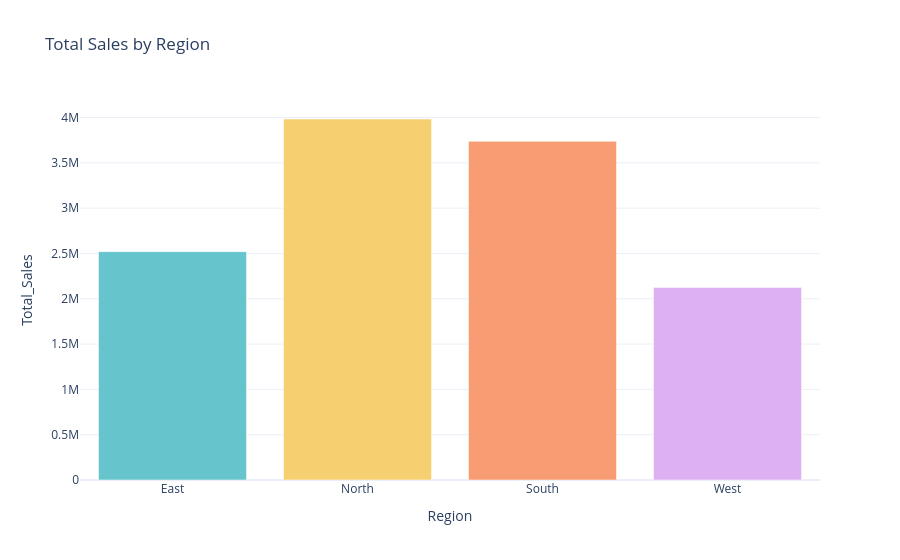

Here is the notebook cell this chart was saved with:
### Code cell
# Interactive bar chart - Sales by Region
region_sales = df.groupby('Region')['Total_Sales'].sum().reset_index()

fig = px.bar(
    region_sales,
    x='Region',
    y='Total_Sales',
    title='Total Sales by Region',
    color='Region',
    color_discrete_sequence=px.colors.qualitative.Pastel
)
fig.update_layout(template='plotly_white', showlegend=False)
fig.show()

### Figure 1 — Plotly figure (JSON) as saved in the notebook; plotly's stock layout.template omitted (floating-point values rounded to 4 significant figures)
{"data": [{"hovertemplate": "Region=%{x}<br>Total_Sales=%{y}<extra></extra>", "legendgroup": "East", "marker": {"color": "rgb(102, 197, 204)", "pattern": {"shape": ""}}, "name": "East", "orientation": "v", "showlegend": true, "textposition": "auto", "type": "bar", "x": ["East"], "xaxis": "x", "y": [2519639], "yaxis": "y"}, {"hovertemplate": "Region=%{x}<br>Total_Sales=%{y}<extra></extra>", "legendgroup": "North", "marker": {"color": "rgb(246, 207, 113)", "pattern": {"shape": ""}}, "name": "North", "orientation": "v", "showlegend": true, "textposition": "auto", "type": "bar", "x": ["North"], "xaxis": "x", "y": [3983635], "yaxis": "y"}, {"hovertemplate": "Region=%{x}<br>Total_Sales=%{y}<extra></extra>", "legendgroup": "South", "marker": {"color": "rgb(248, 156, 116)", "pattern": {"shape": ""}}, "name": "South", "orientation": "v", "showlegend": true, "textposition": "auto", "type": "bar", "x": ["South"], "xaxis": "x", "y": [3737852], "yaxis": "y"}, {"hovertemplate": "Region=%{x}<br>Total_Sales=%{y}<extra></extra>", "legendgroup": "West", "marker": {"color": "rgb(220, 176, 242)", "pattern": {"shape": ""}}, "name": "West", "orientation": "v", "showlegend": true, "textposition": "auto", "type": "bar", "x": ["West"], "xaxis": "x", "y": [2123922], "yaxis": "y"}], "layout": {"barmode": "relative", "legend": {"title": {"text": "Region"}, "tracegroupgap": 0}, "showlegend": false, "title": {"text": "Total Sales by Region"}, "xaxis": {"anchor": "y", "categoryarray": ["East", "North", "South", "West"], "categoryorder": "array", "domain": [0, 1], "title": {"text": "Region"}}, "yaxis": {"anchor": "x", "domain": [0, 1], "title": {"text": "Total_Sales"}}}}
